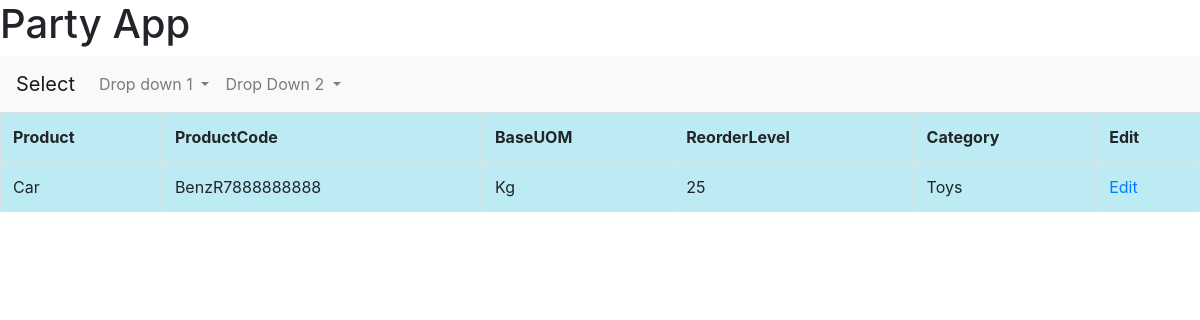
The app's page /Productlistview with its own data.
### purchaseapp/models.py (models this page shows, shortened)
class Product(models.Model):
    ProductId=models.IntegerField(auto_created=True,primary_key=True)
    ProductName=models.CharField(max_length=100,verbose_name="Item",null=True,blank=True)
    ProductCode=models.CharField(max_length=15,verbose_name="Item Code",null=True,blank=True)
    ProductPrice=models.DecimalField(max_digits=10,decimal_places=3,null=True,blank=True)
    BaseUOM=models.ForeignKey(UOM,on_delete=models.CASCADE,null=True,blank=True,verbose_name="Base UOM")
    ReorderLevel=models.IntegerField(verbose_name="Reorder Level",null=True,blank=True)
    Category=models.ForeignKey(Category,on_delete=models.CASCADE,null=True,blank=True)

class UOM(models.Model):
    Id=models.IntegerField(auto_created=True,primary_key=True)
    Uomtype=models.CharField(max_length=25,verbose_name="UOM")
    UomCode=models.CharField(max_length=10,verbose_name="UOM Code",null=True,blank=True)

class Category(models.Model):
    Id=models.IntegerField(auto_created=True,primary_key=True)
    CategoryName=models.CharField(max_length=50,verbose_name="Category",null=True,blank=True)
    HSNCode=models.CharField(max_length=10,verbose_name="HSN Code",null=True,blank=True)
    TaxPercentage=models.DecimalField(verbose_name="Tax Percentage",max_digits=10,decimal_places=3,null=True,blank=True)
    def __str__(self):
        return self.CategoryName

### purchaseapp/views.py (the view)
# urls.py: path('Productlistview',views.Productlistview,name="Productlistview"),
def Productlistview(request):
    if request.method=="GET":
        productlist=Product.objects.all()
        context={'productlist':productlist}
        return render(request,'purchaseapp/productlist.html',context)

### purchaseapp/Templates/purchaseapp/productlist.html (shortened to what this page needs)
{%extends 'purchaseapp/base.html'%}
{%block body_content%}
<form method="GET">
<center>
    <table class="table table-bordered", style="background-color: rgb(188, 235, 243)"
    font-family="sans-serif" >
        <thead>
            <tr>
                <th>Product</th>
                <th>ProductCode</th>
                <th>BaseUOM</th>
                <th>ReorderLevel</th>
                <th>Category</th>
                <th>Edit</th>
            </tr>
        </thead>
        <tbody>
            {%for item in productlist%}
            <tr>
                <td>{{item.ProductName}}</td>
                <td>{{item.ProductCode}}</td>
                <td>{{item.BaseUOM.UomCode}}</td>
                <td>{{item.ReorderLevel}}</td>
                <td>{{item.Category}}</td>
                <td><a href="{% url 'Producteditview' id=item.ProductId %}">Edit</a></td>
            </tr>
            {%endfor%}
        </tbody>
    </table>
</center>
</form>
{%endblock%}

### records on screen
Product: ProductName "Car", ProductCode "BenzR7888888888", BaseUOM.UomCode "Kg", ReorderLevel "25", Category "Toys"
